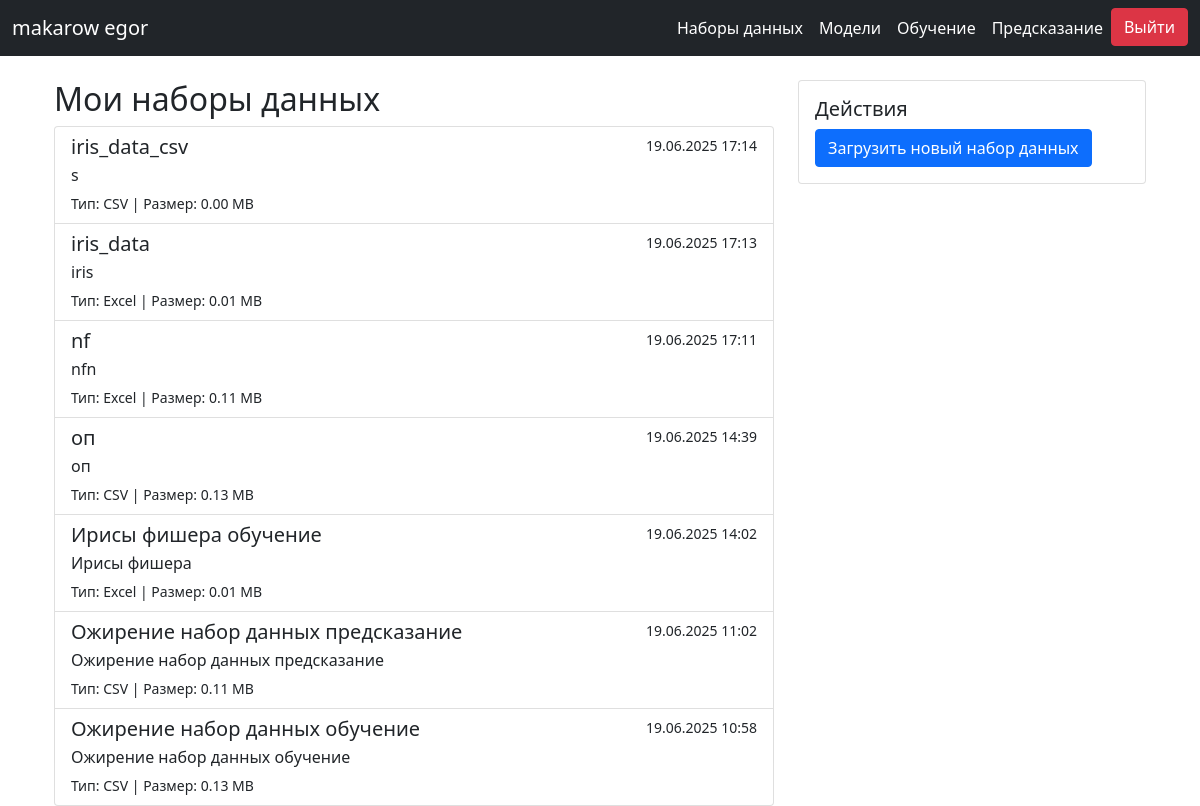
The page /datasets/datasets/ (signed in) on the database its author committed.
### accounts/models.py (models this page shows, shortened)
class CustomUser(AbstractBaseUser, PermissionsMixin):
    first_name = models.CharField('first name', max_length=30)
    last_name = models.CharField('last name', max_length=30)
    patronymic = models.CharField('patronymic', max_length=30, blank=True)
    email = models.EmailField('email address', unique=True)
    is_active = models.BooleanField('active', default=True)
    is_staff = models.BooleanField('staff status', default=False)
    is_superuser = models.BooleanField('superuser status', default=False)
    date_joined = models.DateTimeField('date joined', default=timezone.now)
    USERNAME_FIELD = 'email'
    REQUIRED_FIELDS = ['first_name', 'last_name']
    objects = CustomUserManager()
    def get_full_name(self):
        return f"{self.last_name} {self.first_name} {self.patronymic}".strip()

### datasets/models.py (models this page shows, shortened)
class DataFile(models.Model):
    FILE_TYPES = (
        ('CSV', 'CSV'),
        ('XLSX', 'Excel'),
    )
    user = models.ForeignKey(
        settings.AUTH_USER_MODEL,
        on_delete=models.CASCADE,
        related_name='datasets',
        default=1
    )
    title = models.CharField(max_length=255, verbose_name="Название набора")
    description = models.TextField(verbose_name="Описание", blank=True)
    file = models.FileField(upload_to='datasets/', verbose_name="Файл данных")
    file_type = models.CharField(max_length=5, choices=FILE_TYPES, verbose_name="Тип файла")
    file_size = models.PositiveIntegerField(verbose_name="Размер файла (байт)")
    upload_date = models.DateTimeField(auto_now_add=True, verbose_name="Дата загрузки")
    class Meta:
        verbose_name = "Файл данных"
        verbose_name_plural = "Файлы данных"
    def get_file_size_mb(self):
        return f"{self.file_size / (1024 * 1024):.2f} MB"
    def get_absolute_url(self):
        return reverse('dataset_detail', args=[str(self.id)])

### datasets/views.py (the view)
# urls.py: path('datasets/', datasets_views.dataset_list, name='dataset_list'),
@login_required
def dataset_list(request):
    datasets = DataFile.objects.filter(user=request.user).order_by('-upload_date')
    return render(request, 'datasets/list.html', {'datasets': datasets})

### datasets/templates/datasets/list.html
{% extends "base.html" %}
{% block content %}
<div class="container">
    <div class="row">
        <div class="col-md-8">
            <h2>Мои наборы данных</h2>
            <div class="list-group">
                {% for dataset in datasets %}
                <a href="{{ dataset.get_absolute_url }}" class="list-group-item list-group-item-action">
                    <div class="d-flex w-100 justify-content-between">
                        <h5 class="mb-1">{{ dataset.title }}</h5>
                        <small>{{ dataset.upload_date|date:"d.m.Y H:i" }}</small>
                    </div>
                    <p class="mb-1">{{ dataset.description|truncatechars:100 }}</p>
                    <small>Тип: {{ dataset.get_file_type_display }} | Размер: {{ dataset.get_file_size_mb }}</small>
                </a>
                {% empty %}
                <div class="alert alert-info">Нет загруженных наборов данных</div>
                {% endfor %}
            </div>
        </div>
        <div class="col-md-4">
            <div class="card">
                <div class="card-body">
                    <h5 class="card-title">Действия</h5>
                    <a href="{% url 'dataset_upload' %}" class="btn btn-primary btn-block">
                        Загрузить новый набор данных
                    </a>
                </div>
            </div>
        </div>
    </div>
</div>
{% endblock %}

### datasets/templates/base.html (shortened to what this page needs)
<!DOCTYPE html>
<html lang="ru">
<head>
    <link href="https://cdn.jsdelivr.net/npm/bootstrap@5.1.3/dist/css/bootstrap.min.css" rel="stylesheet">
</head>
<body>
    <header class="bg-dark text-white">
        <nav class="navbar navbar-expand-lg navbar-dark bg-dark">
            <div class="container-fluid">
                {% if user.is_authenticated %}
                    <a class="navbar-brand text-white" href="{% url 'dataset_list' %}">
                        {{ user.get_full_name|default:user.email }}
                    </a>
                {% else %}
                    <a class="navbar-brand text-white" href="{% url 'dataset_list' %}">DataSets Manager</a>
                {% endif %}
                <div class="collapse navbar-collapse" id="navbarNav">
                    <ul class="navbar-nav ms-auto">
                        <li class="nav-item">
                            <a class="nav-link text-white" href="{% url 'dataset_list' %}">Наборы данных</a>
                        </li>
                        <li class="nav-item">
                            <a class="nav-link text-white" href="{% url 'model_list' %}">Модели</a>
                        </li>
                        <li class="nav-item">
                            <a class="nav-link text-white" href="{% url 'session_list' %}">Обучение</a>
                        </li>
                        <li class="nav-item">
                            <a class="nav-link text-white" href="{% url 'predict_sessions_list' %}">Предсказание</a>
                        </li>
                        {% if user.is_authenticated %}
                            <li class="nav-item">
                                <a href="{% url 'logout' %}" class="btn btn-danger btn-block">
                                    Выйти
                                </a>
                            </li>
                        {% endif %}
                    </ul>
                </div>
            </div>
        </nav>
    </header>
    <div class="container mt-4">
        {% block content %}{% endblock %}
    </div>
</body>
</html>

### rows shown on the page
CustomUser: get_full_name "makarow egor"
DataFile: title "iris_data_csv", upload_date "19.06.2025 17:14", description "s", file_type "CSV", get_file_size_mb "0.00 MB"
DataFile: title "iris_data", upload_date "19.06.2025 17:13", description "iris", file_type "Excel", get_file_size_mb "0.01 MB"
DataFile: title "nf", upload_date "19.06.2025 17:11", description "nfn", file_type "Excel", get_file_size_mb "0.11 MB"
DataFile: title "оп", upload_date "19.06.2025 14:39", description "оп", file_type "CSV", get_file_size_mb "0.13 MB"
DataFile: title "Ирисы фишера обучение", upload_date "19.06.2025 14:02", description "Ирисы фишера", file_type "Excel", get_file_size_mb "0.01 MB"
DataFile: title "Ожирение набор данных предсказание", upload_date "19.06.2025 11:02", description "Ожирение набор данных предсказание", file_type "CSV", get_file_size_mb "0.11 MB"
DataFile: title "Ожирение набор данных обучение", upload_date "19.06.2025 10:58", description "Ожирение набор данных обучение", file_type "CSV", get_file_size_mb "0.13 MB"
